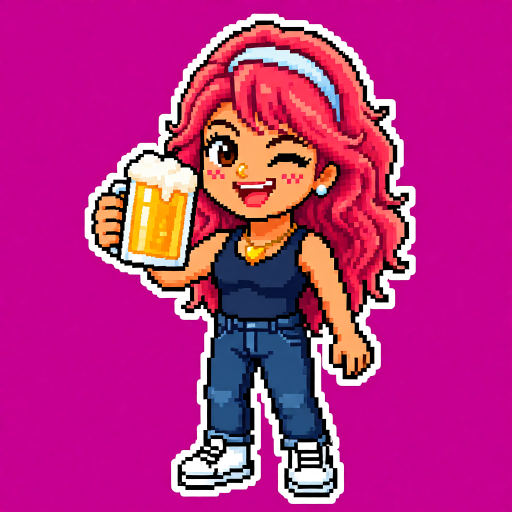
#> input picture art/characters/alewife/references/paper-master.png, 1024 x 1024 px (shown at 1/2 size)
$ python alewife_polaroid.py
#> lines starting #> are read from the running program, lines starting #| are printed output that depends on the picture
### art/paper/paperkit.py
"""Paper Theatre sprite builder: generated key poses in, finished sheets out.

    FORGE_PROJECT=art PYTHONPATH=~/projects/sprite-forge ~/projects/sprite-forge/.venv/bin/python art/paper/paperkit.py \
        art/characters/NAME/anims/paper-X.toml

The recipe (the reduction Tommy approved in art/tests/paper-theatre, plus a border that is the same on every frame):
  1. key the figure off the flat backdrop (keying.fg_mask);
  2. peel the model's white paper border back off (white pixels connected to the outside, within the border's own width),
     so every frame gets the identical border and a mid-pose frame cannot lose or thicken it;
  3. reduce onto the 1:1 stage grid with ONE 48-colour palette cut from the character's master and one scale for every
     frame of the character, so frames agree with each other;
  4. add the paper border (white, `border` px) and a 1 px #2a1830 rim outside it.
The "core" (steps 1-3, no border) is also written as sprites/ANIM-core, which is what the code rig cuts its parts from.

An anim file:
    character = "old-timer"     # defaults to the folder
    master = "characters/old-timer/references/paper-master.png"   # sets palette, scale and placement
    run = "paper"               # /mnt/data/sprite-forge/runs/NAME/RUN/qwen-edit/SHOT/SEED.png
    canvas = [136, 130]
    border = 4                  # white border width in px (default 4 for canvas heights >= 110, else 3)
    frame_ms = 110
    loop = true
    [[frames]]
    pose = "talk_open/1"        # SHOT/SEED, or "master"
    hold = 2                    # repeat the frame
    dx = 0
    dy = 0
    presample = true            # box-average onto the stage grid before the palette vote (smooth sources, e.g. sheet poses)
    scale = 1.0                 # 0.97 shrinks the figure about its feet-centre when a pose came out larger
"""
import json, os, subprocess, sys, tomllib
from pathlib import Path

import numpy as np
from PIL import Image
from scipy import ndimage

HERE = Path(__file__).resolve().parent
GAME = HERE.parents[1]
FORGE = Path.home() / "projects/sprite-forge"
sys.path.insert(0, str(FORGE))
sys.path.insert(0, str(HERE))
from forge.color import srgb_to_oklab  # noqa: E402
from forge.compose import thicken  # noqa: E402
from forge.pixelize import despeckle, to_sprite  # noqa: E402
from keying import fg_mask  # noqa: E402

DATA = Path(os.environ.get("FORGE_DATA", "/mnt/data/sprite-forge"))
RIM = np.array([0x2a, 0x18, 0x30], np.uint8)
PAPER = np.array([0xfb, 0xf6, 0xea], np.uint8)
NCOL = 48


# [39 lines left out: functions rev, border_band, backdrop, not called in this run]


def key(path, clip=None, rot=0):
    """clip: fraction of the image height; everything below it is painted over with the backdrop (a ledge the pose rests on)."""
    img = Image.open(path).convert("RGB")
    if rot:  # turn the whole picture about its centre (a leap drawn upright, laid over), backdrop-coloured corners
        img = img.rotate(rot, resample=Image.BICUBIC, fillcolor=tuple(int(v) for v in np.asarray(img)[0, 0]))
    rgb = np.asarray(img)
    if clip:
        rgb = rgb.copy()
        rgb[int(clip * rgb.shape[0]):] = rgb[0, 0]
    outer = fg_mask(rgb) & ~backdrop(rgb)
    outer = ndimage.binary_opening(outer, iterations=2)
    band, width = border_band(rgb, outer)
    inner = ndimage.binary_opening(outer & ~band, iterations=1)
    lab, n = ndimage.label(inner)
    if n > 1:  # keep the figure, drop crumbs the peel left on the border
        sizes = ndimage.sum(inner, lab, range(1, n + 1))
        inner = np.isin(lab, 1 + np.flatnonzero(sizes >= 0.012 * inner.sum()))
    return rgb, inner, width


# [10 lines left out: functions palette, paper, not called in this run]


class Geometry:
    """One scale and placement for every frame of a character, taken from its master."""
    # [109 lines left out: functions __init__, core, build, write, not called in this run]


# [3 lines that do not run on import are left out]

### art/tests/grotesque-noir/keying.py
"""Key a generated figure off its flat backdrop. The models paint the backdrop magenta or violet and add cast shadows
beside the figure, so forge.compose.keyout (magenta only) is joined by a border-colour distance key."""
import sys
from pathlib import Path
import numpy as np
from scipy import ndimage
sys.path.insert(0, str(Path.home() / "projects/sprite-forge"))
from forge.color import srgb_to_oklab
from forge.compose import keyout


def fg_mask(rgb, thr=0.085):
    lab = srgb_to_oklab(rgb)
    border = np.concatenate([lab[0], lab[-1], lab[:, 0], lab[:, -1]])
    bgc = np.median(border, axis=0)
    near = np.linalg.norm(lab - bgc, axis=-1) < thr
    # cast and floor shadows: dark, violet/magenta hue, low chroma drop from the backdrop
    hue = np.degrees(np.arctan2(lab[..., 2], lab[..., 1])) % 360
    chroma = np.hypot(lab[..., 1], lab[..., 2])
    shadow = (hue > 300) & (hue < 352) & (chroma > 0.05) & (lab[..., 0] < 0.55) & (lab[..., 0] > 0.12)
    r, g, b = [rgb[..., i].astype(int) for i in range(3)]
    strict = (np.minimum(r, b) - g > 75) & (r > 150) & (b > 85)
    cand = near | shadow | strict
    l, _ = ndimage.label(cand)
    edge = np.unique(np.r_[l[0], l[-1], l[:, 0], l[:, -1]])
    bg = np.isin(l, edge[edge > 0])
    fg = ndimage.binary_opening(~bg & ~strict, iterations=2)
    l, n = ndimage.label(fg)
    if n == 0:
        return fg
    sizes = ndimage.sum(fg, l, range(1, n + 1))
    fg = l == 1 + int(np.argmax(sizes))
    # fill enclosed holes
    fg = ndimage.binary_fill_holes(fg) & ~(np.linalg.norm(lab - bgc, axis=-1) < thr * 0.7)
    fg = ndimage.binary_opening(fg, iterations=1)
    l, n = ndimage.label(fg)
    sizes = ndimage.sum(fg, l, range(1, n + 1))
    return l == 1 + int(np.argmax(sizes))

### art/paper/alewife_polaroid.py
"""The ending Polaroid: DJ Alewife behind her booth, as a paper diorama built in code around her paper master.

    FORGE_PROJECT=art PYTHONPATH=~/projects/sprite-forge ~/projects/sprite-forge/.venv/bin/python art/paper/alewife_polaroid.py   (or art/paper/forge.sh art/paper/alewife_polaroid.py)

The model's candid shots (jobs #239, #242) came back as pixel art with a laptop logo on them, so the room is drawn here instead: flat cut-paper
shapes (wall, string lights, booth, two turntables) with grain, and her standee (art/characters/alewife/references/paper-master.png, border and all)
placed behind the booth. Output: assets/backgrounds/hq/alewife-polaroid.png, 300x300.
"""
import sys
from pathlib import Path

import numpy as np
from PIL import Image, ImageDraw, ImageFilter

HERE = Path(__file__).resolve().parent
sys.path.insert(0, str(HERE))
import paperkit as pk  # noqa: E402
from scipy import ndimage  # noqa: E402

GAME = HERE.parents[1]
S = 4          # draw at 4x, then reduce
W = H = 300


def px(v):
    return int(v * S)


def shadow_rect(d, box, fill, r=6):
    x0, y0, x1, y1 = [px(v) for v in box]
    d.rounded_rectangle([x0 + px(2), y0 + px(3), x1 + px(2), y1 + px(3)], radius=px(r), fill=(40, 20, 60, 255))
    d.rounded_rectangle([x0, y0, x1, y1], radius=px(r), fill=fill, outline=(251, 246, 234, 255), width=px(1.6))


def build():
    img = Image.new("RGB", (W * S, H * S), (112, 70, 140))
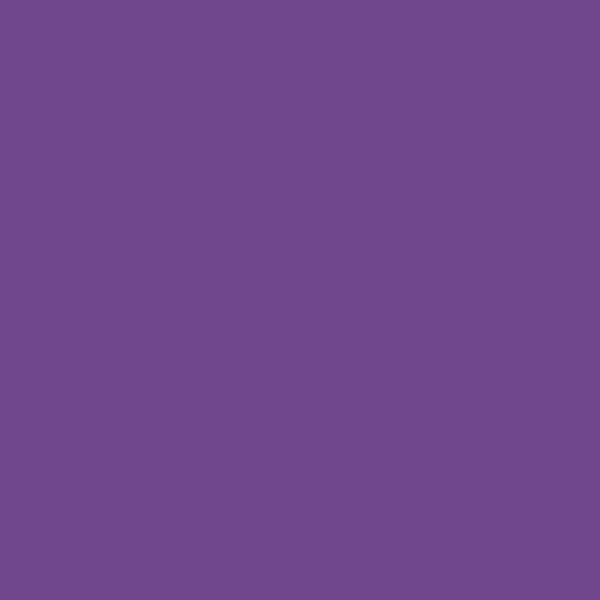
#> img: PIL image 1200x1200 RGB (shown at 1/2 size); mean R, G, B 112, 70, 140
    d = ImageDraw.Draw(img, "RGBA")
    # wall: two flat paper tones with a cut edge
    d.rectangle([0, px(150), W * S, H * S], fill=(92, 56, 120))
    pts = [(0, px(150))] + [(px(x), px(150 + 3 * np.sin(x / 11.0))) for x in range(0, W + 1, 6)] + [(W * S, px(150))]
    d.polygon(pts + [(W * S, px(160)), (0, px(160))], fill=(92, 56, 120))
    # paper stars
    rng = np.random.default_rng(7)
    for _ in range(22):
        x, y = rng.uniform(8, 292), rng.uniform(70, 175)
        r = rng.uniform(1.6, 2.8)
        d.ellipse([px(x - r), px(y - r), px(x + r), px(y + r)], fill=(255, 215, 120, 150))
    # string lights: a sagging line with warm bulbs
    prev = None
    for i in range(0, W + 1, 4):
        y = 22 + 20 * np.sin(np.pi * i / W)
        if prev:
            d.line([prev, (px(i), px(y))], fill=(42, 24, 48, 255), width=px(1.2))
        prev = (px(i), px(y))
    for x in range(14, W, 38):
        y = 22 + 20 * np.sin(np.pi * x / W)
        d.ellipse([px(x - 9), px(y - 3), px(x + 9), px(y + 15)], fill=(255, 226, 150, 90))
        d.ellipse([px(x - 4.5), px(y), px(x + 4.5), px(y + 10)], fill=(255, 220, 110, 255), outline=(251, 246, 234, 255), width=px(1))
    return img


def figure(target_h):
    """Her standee, cut from the master with the paper border put back on, scaled to target_h."""
    master = GAME / "art/characters/alewife/references/paper-master.png"
    rgb, inner, _ = pk.key(master)
    ys, xs = np.where(inner)
    box = (xs.min(), ys.min(), xs.max() + 1, ys.max() + 1)
    core = np.zeros(rgb.shape[:2] + (4,), np.uint8)
    core[..., :3] = rgb
    core[..., 3] = inner * 255
    core = core[box[1]:box[3], box[0]:box[2]]
    pic = Image.fromarray(core, "RGBA")
    k = target_h / pic.height
    pic = pic.resize((round(pic.width * k), round(pic.height * k)), Image.LANCZOS)
    a = np.asarray(pic)
    alpha = a[..., 3] > 128
    border = ndimage.binary_dilation(alpha, iterations=max(3, round(target_h / 60)))
    rim = ndimage.binary_dilation(border, iterations=1)
    out = np.zeros_like(a)
    out[rim] = (42, 24, 48, 255)
    out[border] = (251, 246, 234, 255)
    out[alpha] = a[alpha]
    out[..., 3] = np.where(rim, 255, 0)
    return Image.fromarray(out, "RGBA")


def main():
    img = build()
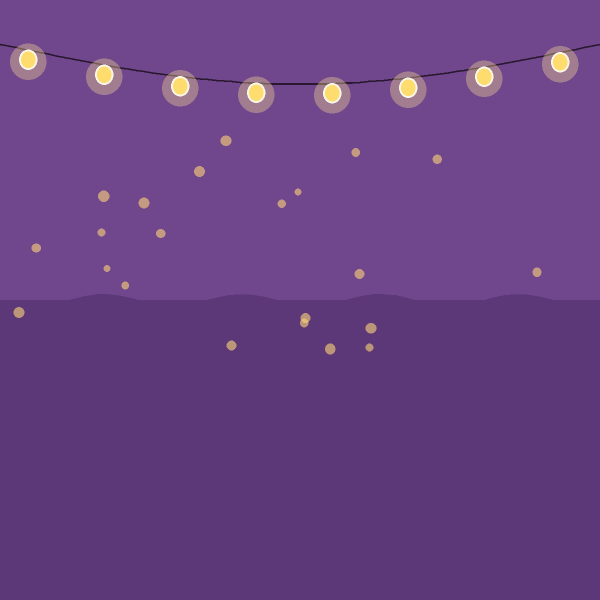
#> img: PIL image 1200x1200 RGB (shown at 1/2 size); mean R, G, B 103.9, 65.2, 129.9
    fig = figure(250 * S)
#> in key, img is the input picture: PIL image 1024x1024 RGB; mean R, G, B 185.4, 40.6, 129.3
    img.paste(fig, (px(150) - fig.width // 2 - px(6), px(36)), fig)
    d = ImageDraw.Draw(img, "RGBA")
    # the booth in front of her: table, laptop, two turntables, all flat paper
    shadow_rect(d, (-6, 214, 306, 310), (58, 42, 82, 255), r=4)
    shadow_rect(d, (14, 204, 148, 232), (176, 180, 194, 255), r=5)    # left deck
    shadow_rect(d, (166, 204, 288, 232), (176, 180, 194, 255), r=5)   # right deck
    for cx in (80, 226):
        d.ellipse([px(cx - 33), px(205), px(cx + 33), px(231)], fill=(40, 34, 56, 255), outline=(251, 246, 234, 255), width=px(1))
        d.ellipse([px(cx - 8), px(213), px(cx + 8), px(223)], fill=(255, 190, 90, 255))
    shadow_rect(d, (118, 188, 200, 212), (142, 150, 170, 255), r=3)    # a plain closed laptop, no logo
    for i, c in enumerate([(235, 90, 110), (255, 205, 80), (90, 190, 130), (120, 160, 235)]):
        x = 128 + i * 18
        d.ellipse([px(x), px(196), px(x + 8), px(204)], fill=c + (255,))
    img = img.resize((W, H), Image.LANCZOS)
    # grain, a soft focus and the snapshot vignette
    a = np.asarray(img).astype(float)
    rng = np.random.default_rng(3)
    a += rng.normal(0, 3.0, a.shape[:2])[..., None]
    yy, xx = np.mgrid[0:H, 0:W]
    dd = np.hypot((xx - W / 2) / (W / 2), (yy - H / 2) / (H / 2))
    a *= (1 - 0.22 * np.clip(dd - 0.6, 0, 1) ** 1.4)[..., None]
    img = Image.fromarray(np.clip(a, 0, 255).astype(np.uint8)).filter(ImageFilter.GaussianBlur(0.5))
    img = img.quantize(192, method=Image.MEDIANCUT, dither=Image.NONE).convert("RGB")
    img.save(GAME / "assets/backgrounds/hq/alewife-polaroid.png", optimize=True)
    print("ok")


if __name__ == "__main__":
    main()
#> (the call stopped at in fg_mask, `lab = srgb_to_oklab(rgb)`: forge is not available in this run)
